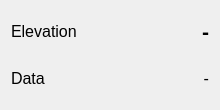
<?xml version="1.0" encoding="UTF-8"?>
<ui version="4.0">
 <class>ElevationDialogBase</class>
 <widget class="QDialog" name="ElevationDialogBase">
  <property name="geometry">
   <rect>
    <x>0</x>
    <y>0</y>
    <width>220</width>
    <height>110</height>
   </rect>
  </property>
  <property name="windowTitle">
   <string>Japan Elevation</string>
  </property>
  <layout class="QGridLayout" name="gridLayout">
   <item row="0" column="0">
    <widget class="QLabel" name="label_elevation">
     <property name="font">
      <font>
       <pointsize>12</pointsize>
      </font>
     </property>
     <property name="text">
      <string>Elevation</string>
     </property>
    </widget>
   </item>
   <item row="0" column="1">
    <widget class="QLabel" name="label_elevation_value">
     <property name="font">
      <font>
       <pointsize>16</pointsize>
       <weight>75</weight>
       <bold>true</bold>
      </font>
     </property>
     <property name="text">
      <string>-</string>
     </property>
     <property name="alignment">
      <set>Qt::AlignRight|Qt::AlignVCenter</set>
     </property>
    </widget>
   </item>
   <item row="1" column="0">
    <widget class="QLabel" name="label_data">
     <property name="font">
      <font>
       <pointsize>12</pointsize>
      </font>
     </property>
     <property name="text">
      <string>Data</string>
     </property>
    </widget>
   </item>
   <item row="1" column="1">
    <widget class="QLabel" name="label_data_value">
     <property name="font">
      <font>
       <pointsize>12</pointsize>
      </font>
     </property>
     <property name="text">
      <string>-</string>
     </property>
     <property name="alignment">
      <set>Qt::AlignRight|Qt::AlignVCenter</set>
     </property>
    </widget>
   </item>
  </layout>
 </widget>
 <resources/>
 <connections/>
</ui>
